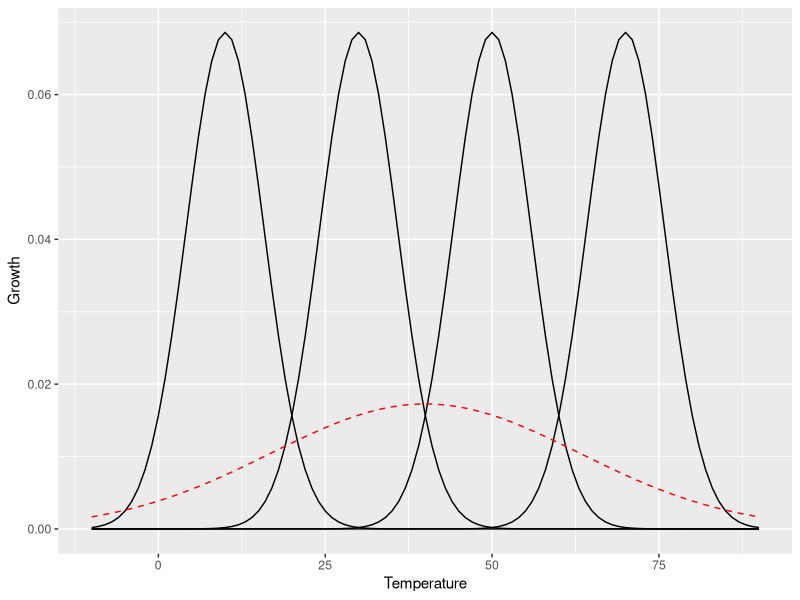
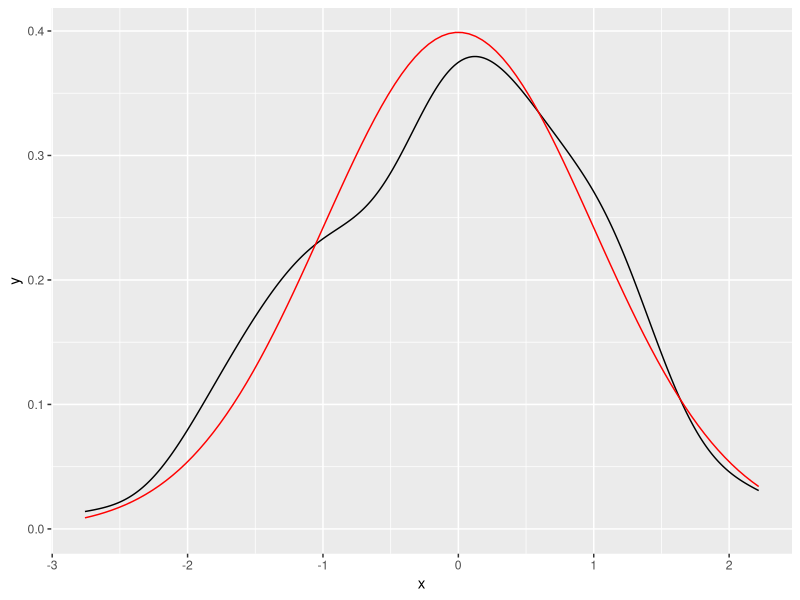
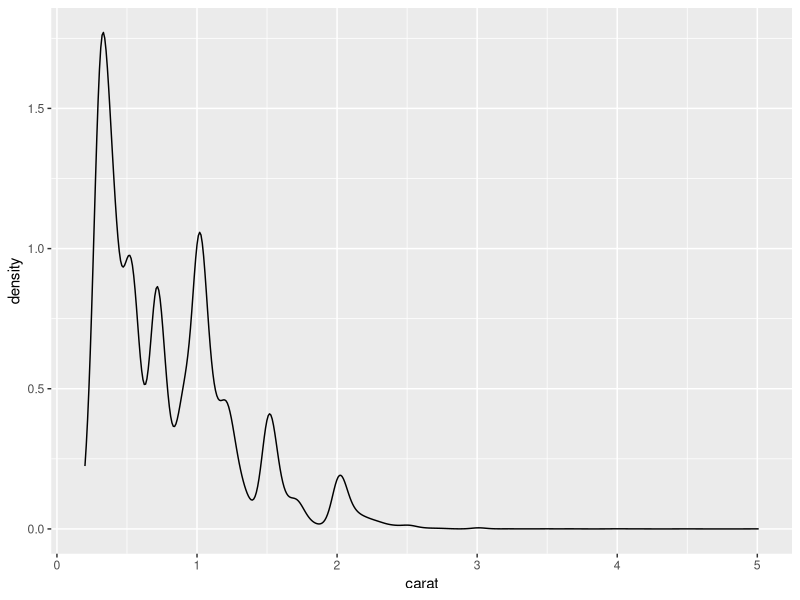
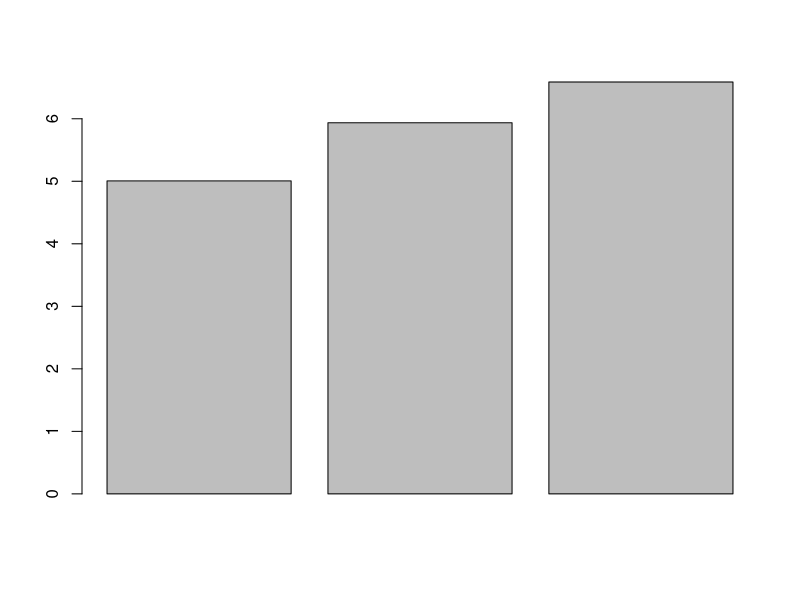
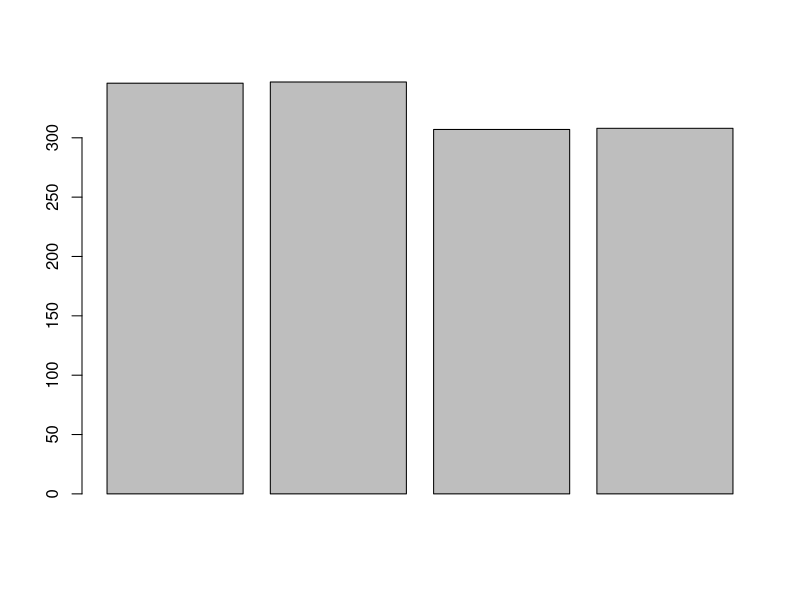
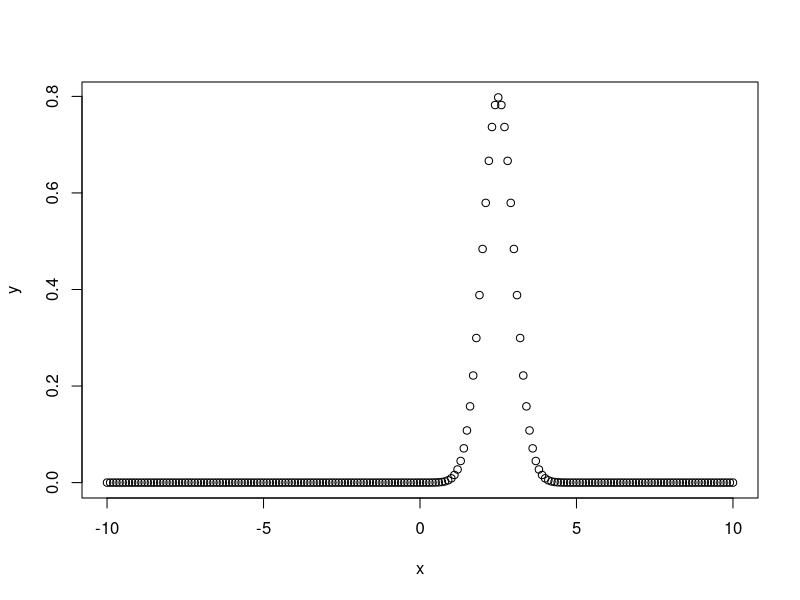
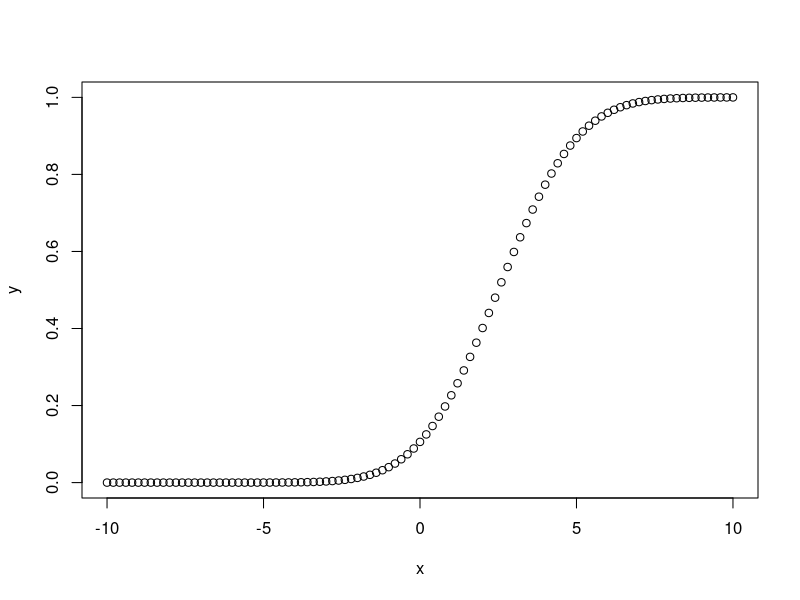
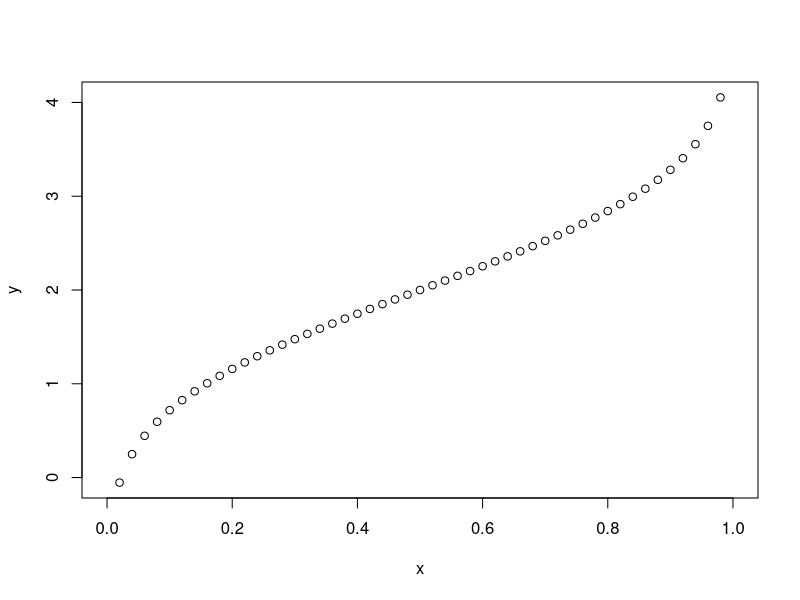

The R source for these figures, in order:
library(ggplot2)

a <- seq(0, 20, by = .1)
b <- seq(20, 40, by = .1)
c <- seq(40, 60, by = .1)
d <- seq(60, 80, by = .1)

overall_mean <- mean(c(a, b, c, d))
# pull this from real (fake for now) data
overall_sd <- sd(c(a, b, c, d))

p9_3 <- ggplot(data.frame(x = c(-10, 90)), aes(x = x)) +
  stat_function(fun = dnorm, args = list(mean(a), sd(a))) +
  stat_function(fun = dnorm, args = list(mean(b), sd(b))) +
  stat_function(fun = dnorm, args = list(mean(c), sd(c))) +
  stat_function(fun = dnorm, args = list(mean(d), sd(d))) +
  stat_function(fun = dnorm, args = list(overall_mean, overall_sd), colour = "red", linetype="dashed") +
  xlab("Temperature") +
  ylab("Growth")
p9_3

# print ggplot2 data visualization cheat sheet
# stat_function is useful for overlaying functions
set.seed(1492)
ggplot(data.frame(x = rnorm(100)), aes(x)) +
  geom_density() +
  stat_function(fun = dnorm, colour = "red")


ggplot(diamonds, aes(carat)) +
  geom_density()


# calculate the means
iris.mean <- aggregate(x = iris, by = list(iris$Species), FUN = mean)
# create a simple barplot
barplot(iris.mean$Sepal.Length)


beaver.mean <- aggregate(x = beaver1, by = list(beaver1$day), FUN = mean)
beaver_2.mean <- aggregate(x = beaver2, by = list(beaver2$day), FUN = mean)

tree <- rbind(beaver.mean, beaver_2.mean)
names(tree) <- c("Population", "del", "Growth", "Temperature", "Activity")
tree$del <- NULL
barplot(tree$Population)



# dnorm - this function gives height of the probability distribution at each point for a given mean and standard deviation
x <- seq(-10, 10, by = .1)
y <- dnorm(x, mean = 2.5, sd = 0.5)
plot(x, y)

# pnorm - this function gives the probability of a normally distributed random number to be less than the value of a given number. It is also called "Cumulative Distribution Function"
x <- seq(-10, 10, by = 0.2)
y <- pnorm(x, mean = 2.5, sd = 2)
plot(x, y)


# qnorm - this function takes the probability value and gives a number whose cumulative value matches the probability value
x <- seq(0, 1, by = 0.02)
y <- qnorm(x, mean = 2, sd = 1)
plot(x, y)


# rnorm - this function is used to generate random numbers whose distribution is normal. It takes the sample size as input and generates that many random numbers. We draw a histogram to show the distribution of the generated numbers

# create a sample of 50 numbers which are normally distributed
y <- rnorm(50)

hist(y, main = "Normal Distribution")
